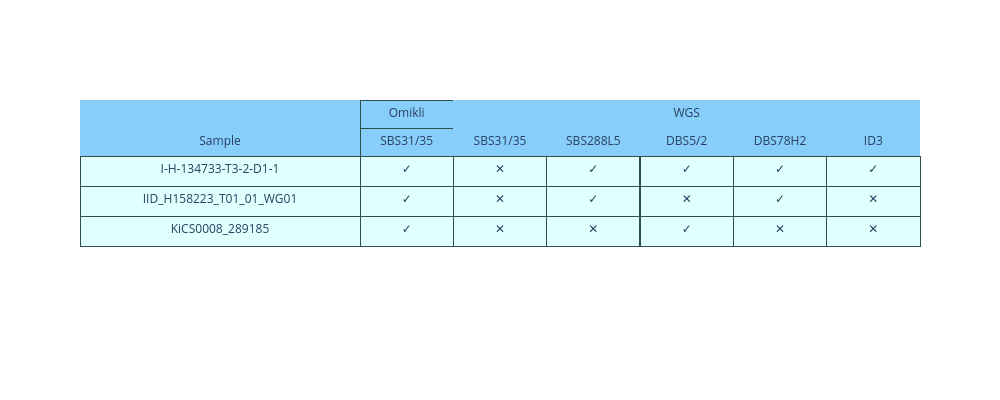

Notebook cell for this chart:
### Code cell
import plotly.graph_objects as go

# Define header structure
header_row1 = ['', 'Omikli', '', '', 'WGS', '', '']
header_row2 = ['Sample', 'SBS31/35', 'SBS31/35', 'SBS288L5', 'DBS5/2', 'DBS78H2', 'ID3']

# Convert DataFrame to values for cells
cell_values = [data[col].tolist() for col in data.columns]

# ---------------------------
# YOUR ORIGINAL PLOTTING CODE - UNCHANGED
# ---------------------------
fig = go.Figure(data=[go.Table(
    columnwidth=[3,1,1,1,1,1,1],
    header=dict(values=[[h1, h2] for h1, h2 in zip(header_row1, header_row2)],
                line = dict(width=[0,1,0,0,0,0]),
                line_color='darkslategray',
                fill_color='lightskyblue',
                align='center'),
    cells=dict(values=cell_values,
                height=30,
               line_color='darkslategray',
               fill_color='lightcyan',
               align='center'))
])

fig.update_layout(width=1000, height=400)
fig.show()
fig.write_image(os.path.join(fig_out, "ExFig_10d_f.svg"))
#plt.savefig(os.path.join(fig_out, "ExFig_10d_f.svg"), format='svg', bbox_inches='tight', transparent=True)

### Figure 1 — Plotly figure (JSON) as saved in the notebook; plotly's stock layout.template omitted (floating-point values rounded to 4 significant figures)
{"data": [{"cells": {"align": "center", "fill": {"color": "lightcyan"}, "height": 30, "line": {"color": "darkslategray"}, "values": [["I-H-134733-T3-2-D1-1", "IID_H158223_T01_01_WG01", "KiCS0008_289185"], ["✓", "✓", "✓"], ["✕", "✕", "✕"], ["✓", "✓", "✕"], ["✓", "✕", "✓"], ["✓", "✓", "✕"], ["✓", "✕", "✕"]]}, "columnwidth": [3, 1, 1, 1, 1, 1, 1], "header": {"align": "center", "fill": {"color": "lightskyblue"}, "line": {"color": "darkslategray", "width": [0, 1, 0, 0, 0, 0]}, "values": [["", "Sample"], ["Omikli", "SBS31/35"], ["", "SBS31/35"], ["", "SBS288L5"], ["WGS", "DBS5/2"], ["", "DBS78H2"], ["", "ID3"]]}, "type": "table"}], "layout": {"height": 400, "width": 1000}}
